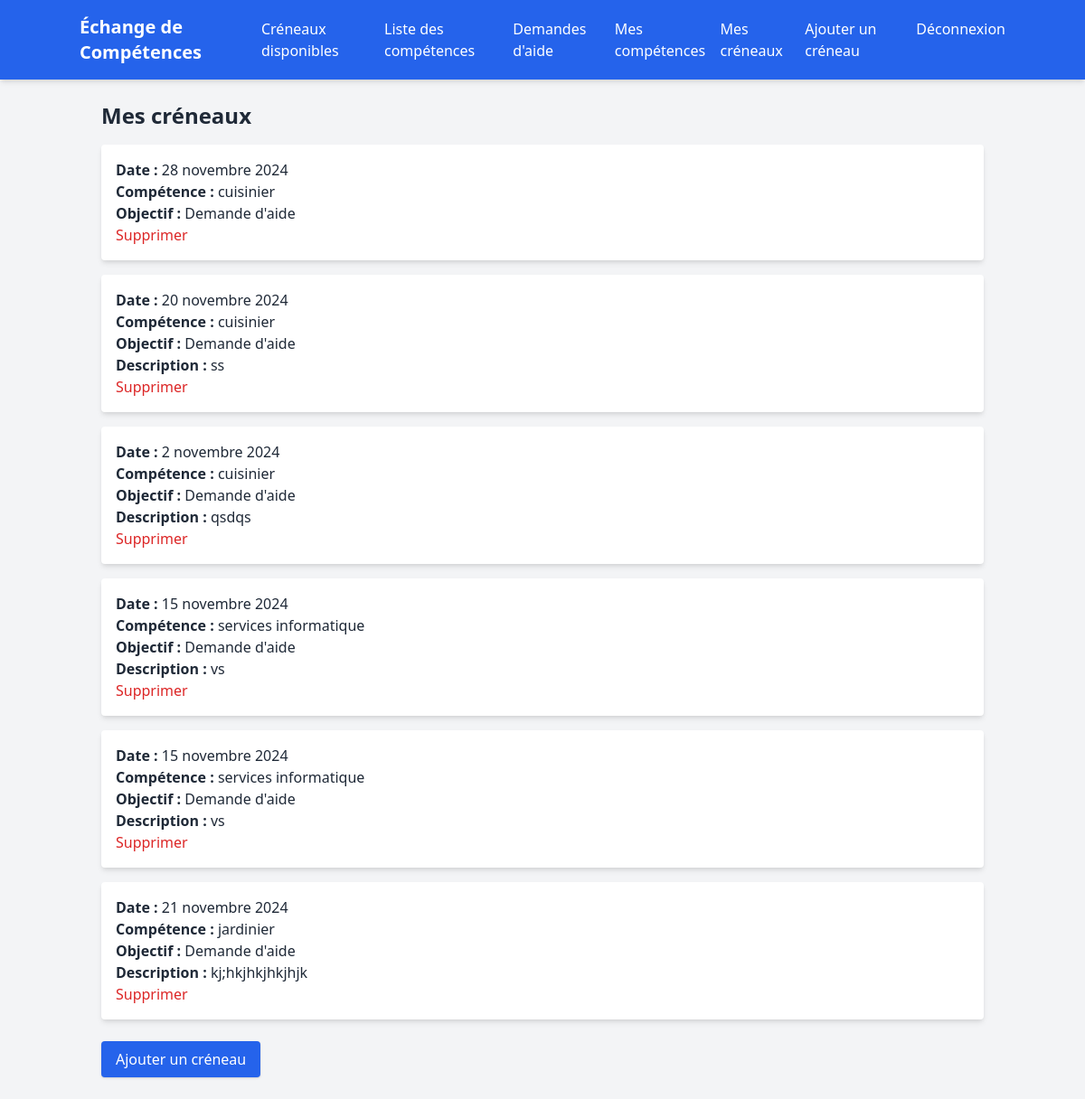
Screenshot of /mes-creneaux/ (signed in) with the database file from the repository.
### core/models.py (models this page shows, shortened)
class Slot(models.Model):
    PURPOSE_CHOICES = [
        ('aid', 'Pour aider'),
        ('request', 'Demande d’aide'),
    ]
    date = models.DateField("Date du créneau")
    user = models.ForeignKey(User, on_delete=models.CASCADE, related_name='slots')
    competence = models.ForeignKey('Competence', on_delete=models.CASCADE, related_name='slots')
    is_available = models.BooleanField("Disponible", default=True)
    purpose = models.CharField("Objectif", max_length=10, choices=PURPOSE_CHOICES, default='aid')

class Competence(models.Model):
    name = models.CharField("Nom de la compétence", max_length=100, unique=True)
    category = models.ForeignKey(Category, on_delete=models.SET_NULL, null=True, blank=True, related_name='competences')

class Activity(models.Model):
    description = models.TextField("Description de l'activité")
    requester = models.ForeignKey(User, on_delete=models.CASCADE, related_name='requested_activities')
    competence_needed = models.ForeignKey(Competence, on_delete=models.CASCADE, related_name='activities')
    slot = models.ForeignKey('Slot', on_delete=models.CASCADE)
    volunteer = models.ForeignKey(
        settings.AUTH_USER_MODEL,
        on_delete=models.SET_NULL,
        null=True,
        blank=True,
        related_name='volunteered_activities',
        verbose_name="Utilisateur qui se propose pour aider"
    )
    class Meta:
        verbose_name = "Activité"
        verbose_name_plural = "Activités"

### core/views.py (the view)
# urls.py: path('mes-creneaux/', views.my_slots, name='my_slots'),
@login_required
def my_slots(request):
    slots = Slot.objects.filter(user=request.user)
    return render(request, 'core/my_slots.html', {'slots': slots})

### templates/core/my_slots.html (shortened to what this page needs)
{% extends "core/base.html" %}
{% block content %}
    <h1 class="text-2xl font-semibold mb-4">Mes créneaux</h1>
    <ul class="space-y-4">
        {% for slot in slots %}
            <li class="p-4 bg-white rounded shadow-md">
                <p><strong>Date :</strong> {{ slot.date }}</p>
                <p><strong>Compétence :</strong> {{ slot.competence.name }}</p>
                <p><strong>Objectif :</strong> {% if slot.purpose == 'aid' %}Pour aider{% else %}Demande d'aide{% endif %}</p>
                {% if slot.purpose == 'request' and slot.activity_set.first %}
                    <p><strong>Description :</strong> {{ slot.activity_set.first.description }}</p>
                {% endif %}
                <a href="{% url 'delete_slot' slot.id %}" class="text-red-600 hover:underline">Supprimer</a>
            </li>
        {% empty %}
            <li class="text-gray-600">Vous n'avez pas encore de créneaux.</li>
        {% endfor %}
    </ul>
    <a href="{% url 'add_slot' %}" class="mt-6 inline-block bg-blue-600 text-white px-4 py-2 rounded shadow hover:bg-blue-700">Ajouter un créneau</a>
{% endblock %}

### rows the page displays
Slot: date "28 novembre 2024", competence.name "cuisinier", purpose "Demande d'aide"
Slot: date "20 novembre 2024", competence.name "cuisinier", purpose "Demande d'aide", activity_set.first.description "ss"
Slot: date "2 novembre 2024", competence.name "cuisinier", purpose "Demande d'aide", activity_set.first.description "qsdqs"
Slot: date "15 novembre 2024", competence.name "services informatique", purpose "Demande d'aide", activity_set.first.description "vs"
Slot: date "15 novembre 2024", competence.name "services informatique", purpose "Demande d'aide", activity_set.first.description "vs"
Slot: date "21 novembre 2024", competence.name "jardinier", purpose "Demande d'aide", activity_set.first.description "kj;hkjhkjhkjhjk"
